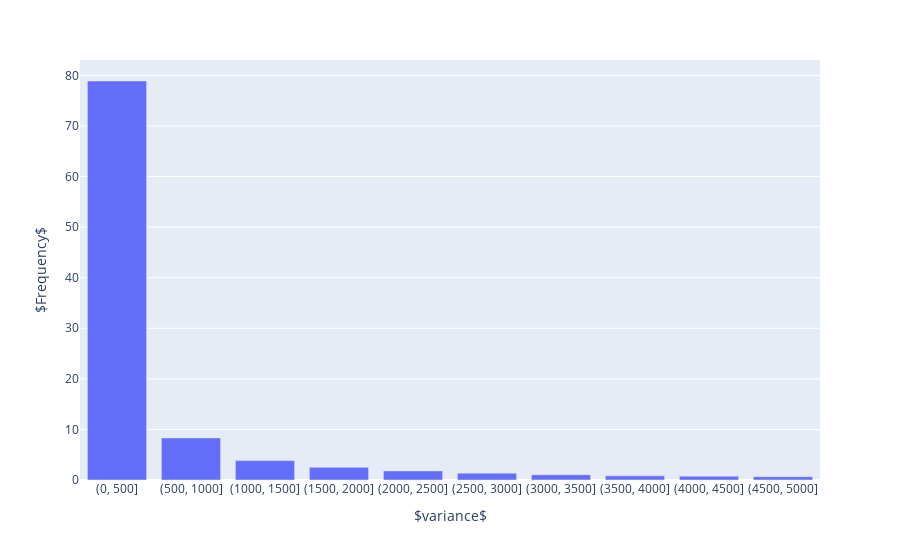

Notebook code for this chart:
### Code cell
block_freq = df_pre[['variance_category']].value_counts(normalize=True).rename_axis('variance_category').reset_index(name='freq')
block_freq["freq"] *= 100
px.bar(
    block_freq, x="variance_category", y="freq", labels={"blk no.": " $#blocks after l$ ", "variance_category": " $variance$ ", "freq": "$Frequency$"},

)

### Figure 1 — Plotly figure (JSON) as saved in the notebook; plotly's stock layout.template omitted (floating-point values rounded to 4 significant figures)
{"data": [{"alignmentgroup": "True", "hovertemplate": " $variance$ =%{x}<br>$Frequency$=%{y}<extra></extra>", "legendgroup": "", "marker": {"color": "#636efa"}, "name": "", "offsetgroup": "", "orientation": "v", "showlegend": false, "textposition": "auto", "type": "bar", "x": ["(0, 500]", "(500, 1000]", "(1000, 1500]", "(1500, 2000]", "(2000, 2500]", "(2500, 3000]", "(3000, 3500]", "(3500, 4000]", "(4000, 4500]", "(4500, 5000]"], "xaxis": "x", "y": [78.9, 8.329, 3.832, 2.499, 1.803, 1.359, 1.043, 0.8167, 0.7565, 0.6662], "yaxis": "y"}], "layout": {"autosize": true, "barmode": "relative", "legend": {"tracegroupgap": 0}, "margin": {"t": 60}, "xaxis": {"anchor": "y", "autorange": true, "domain": [0, 1], "range": [-0.5, 9.5], "title": {"text": " $variance$ "}, "type": "category"}, "yaxis": {"anchor": "x", "autorange": true, "domain": [0, 1], "range": [0, 83.05], "title": {"text": "$Frequency$"}, "type": "linear"}}}
